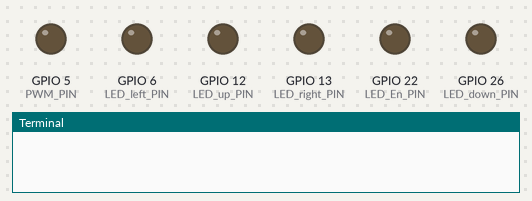
The program below on a simulated Raspberry Pi (BCM pin numbers). On the bench: output pins drawn as LEDs (lit = HIGH), the last lines printed to the terminal.

Above: at 0.1 s.
At 1.1 s:
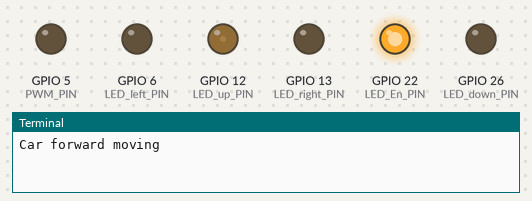
At 7.1 s:
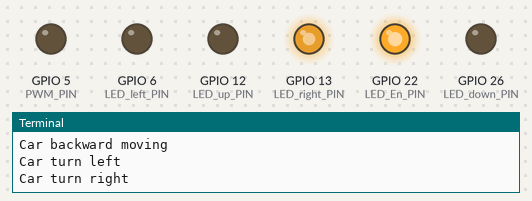
At 18.1 s:
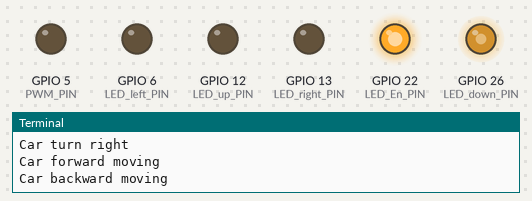
At 23.1 s:
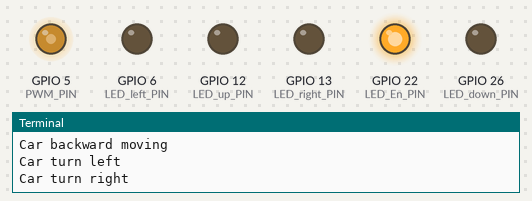
At 35.1 s:
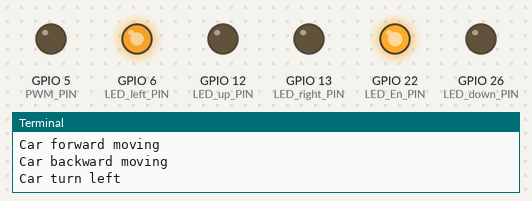
Timing chart, 0 to 40.0 s (numbered marks = the images above):
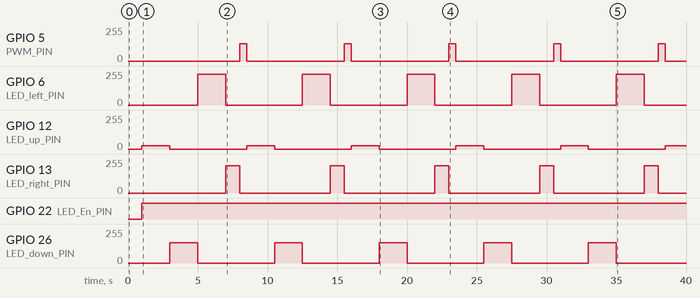

The program:

simcar.py
```python
# -*- coding: utf-8 -*-
import RPi.GPIO as GPIO
import time

# --- GPIO 基本設定 ---

GPIO.setmode(GPIO.BCM)         # 使用 BCM 腳位編號
GPIO.setwarnings(False)

# --- 腳位定義 ---
LED_En_PIN   = 22   # 總電源/使能腳 (若你的驅動板需要)
PWM_PIN      = 5    # 中央 LED 的 PWM 輸出
LED_up_PIN   = 12
LED_down_PIN = 26
LED_left_PIN = 6
LED_right_PIN= 13

# --- 腳位方向與預設輸出 ---
'''  #GPIO setting
GPIO.setup(LED_En_PIN,   GPIO.OUT, initial=GPIO.LOW)
GPIO.setup(LED_up_PIN,   GPIO.OUT, initial=GPIO.LOW)
GPIO.setup(LED_down_PIN, GPIO.OUT, initial=GPIO.LOW)
GPIO.setup(LED_left_PIN, GPIO.OUT, initial=GPIO.LOW)
GPIO.setup(LED_right_PIN,GPIO.OUT, initial=GPIO.LOW)
'''
GPIO.setup(LED_En_PIN,   GPIO.OUT, initial=GPIO.LOW)
GPIO.setup(LED_up_PIN,   GPIO.OUT)
GPIO.setup(LED_down_PIN, GPIO.OUT)
GPIO.setup(LED_left_PIN, GPIO.OUT)
GPIO.setup(LED_right_PIN,GPIO.OUT)

pwm_up = GPIO.PWM(LED_up_PIN, 1000)  # 1 kHz 軟體 PWM
pwm_down = GPIO.PWM(LED_down_PIN, 1000)  # 1 kHz 軟體 PWM
pwm_left = GPIO.PWM(LED_left_PIN, 1000)  # 1 kHz 軟體 PWM
pwm_right = GPIO.PWM(LED_right_PIN, 1000)  # 1 kHz 軟體 PWM
pwm_up.start(0)
pwm_down.start(0)
pwm_left.start(0)
pwm_right.start(0)

GPIO.setup(PWM_PIN, GPIO.OUT)
pwm = GPIO.PWM(PWM_PIN, 1000)  # 1 kHz 軟體 PWM
pwm.start(0)
time.sleep(1)

#lt = 0.5 #Led light time
# --- 小工具函式 ---
def forward(dt=30, lt=0.5):
    """控制 '上方' 指示 LED 的亮/滅"""
    print("Car forward moving ")
    # 若你的硬體需要使能腳才會亮，這裡打開
    GPIO.output(LED_En_PIN, GPIO.HIGH)
    pwm_up.ChangeDutyCycle(dt)
    time.sleep(lt)
    pwm_up.ChangeDutyCycle(0)

def reverse(dt=30, lt=0.5):
    """控制 '下方' 指示 LED 的亮/滅"""
    print("Car backward moving ")
    GPIO.output(LED_En_PIN, GPIO.HIGH)
    pwm_down.ChangeDutyCycle(dt)
    time.sleep(lt)
    pwm_down.ChangeDutyCycle(0)

def left(dt=30, lt=0.5):
    """控制 '左方' 指示 LED 的亮/滅"""
    print("Car turn left ")
    GPIO.output(LED_En_PIN, GPIO.HIGH)
    pwm_left.ChangeDutyCycle(dt)
    time.sleep(lt)
    pwm_left.ChangeDutyCycle(0)

def right(dt=30, lt=0.5):
    """控制 '右方' 指示 LED 的亮/滅"""
    print("Car turn right ")
    GPIO.output(LED_En_PIN, GPIO.HIGH)
    pwm_right.ChangeDutyCycle(dt)
    time.sleep(lt)
    pwm_right.ChangeDutyCycle(0)

def pwm_led(duty=0, lt=0.5):

    GPIO.output(LED_En_PIN, GPIO.HIGH)
    pwm.ChangeDutyCycle(duty)
    time.sleep(lt)
    pwm.ChangeDutyCycle(0)


def stop():
    """保險起見：一次關閉所有方向 LED"""
    pwm_up.ChangeDutyCycle(0)
    pwm_down.ChangeDutyCycle(0)
    pwm_left.ChangeDutyCycle(0)
    pwm_right.ChangeDutyCycle(0)


def exit():
    stop()
    GPIO.output(LED_En_PIN, GPIO.LOW)
    GPIO.cleanup()

# --- 主流程 ---
def main():

    while True:
        try:

            # 讓上方 LED 閃爍示範
            forward(10,2)

            # 讓下方 LED 閃爍示範
            reverse(60,2)


            # 讓左方 LED 閃爍示範
            left(90,2)


            # 讓右方 LED 閃爍示範
            right(80,1)


        # 讓中間 LED 閃爍示範
            pwm_led(50)
            # 也可同時調整 PWM 亮度做呼吸燈或漸變
            # 例如：pwm.ChangeDutyCycle(50)
        except KeyboardInterrupt:
            exit()
        finally:
            # 安全關閉
            stop()
            GPIO.output(LED_En_PIN, GPIO.LOW)


if __name__ == "__main__":
    main()
```

Measured:
- by itself, GPIO 5 (PWM_PIN): alternates 128/255 for 0.50 s and 0/255 for 7.0 s
- by itself, GPIO 6 (LED_left_PIN): alternates 230/255 for 2.0 s and 0/255 for 5.5 s
- by itself, GPIO 12 (LED_up_PIN): alternates 26/255 for 2.0 s and 0/255 for 5.5 s
- by itself, GPIO 13 (LED_right_PIN): alternates 204/255 for 1.0 s and 0/255 for 6.5 s
- by itself, GPIO 22 (LED_En_PIN): LOW → HIGH at 1.0 s
- by itself, GPIO 26 (LED_down_PIN): alternates 153/255 for 2.0 s and 0/255 for 5.5 s
